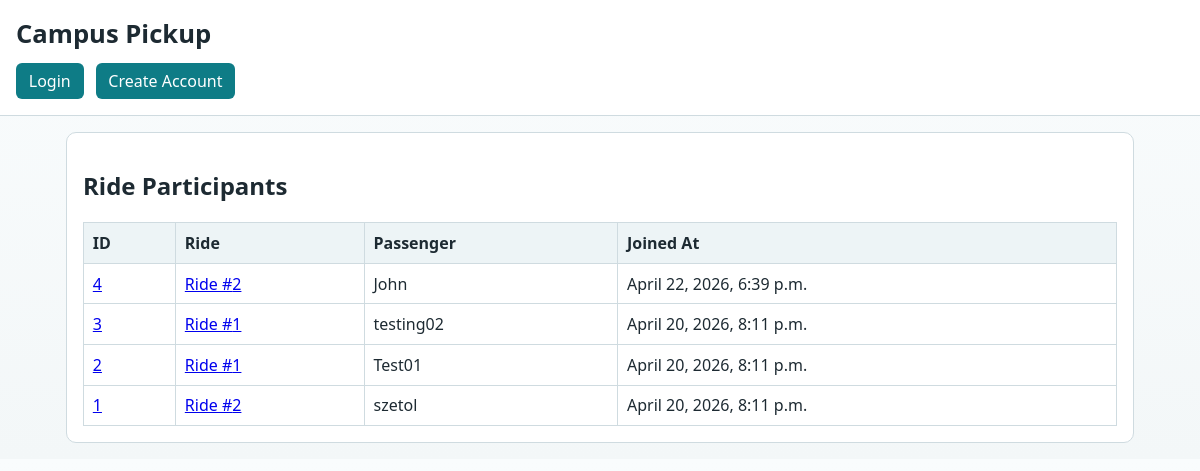
Page /campus_pickup/participants/ on the committed database.
### campus_pickup/models.py (models this page shows, shortened)
class RideParticipant(models.Model):
    ride = models.ForeignKey(Ride, on_delete=models.CASCADE)
    passenger = models.ForeignKey(Profile, on_delete=models.CASCADE)
    joined_at = models.DateTimeField(auto_now_add=True)

class Ride(models.Model):
    REQUEST_TYPES = [
        ("reservation", "Reservation"),
        ("realtime", "Real-Time"),
    ]
    STATUS_CHOICES = [
        ("open", "Open"),
        ("accepted", "Accepted"),
        ("full", "Full"),
        ("completed", "Completed"),
        ("cancelled", "Cancelled"),
    ]
    creator = models.ForeignKey(
        Profile,
        on_delete=models.CASCADE,
        related_name="created_rides"
    )
    driver = models.ForeignKey(
        Profile,
        on_delete=models.SET_NULL,
        null=True,
        blank=True,
        related_name="driving_rides"
    )
    pickup_location = models.TextField(blank=False)
    destination = models.TextField(blank=False)
    pickup_time = models.DateTimeField()
    request_type = models.CharField(max_length=20, choices=REQUEST_TYPES)
    status = models.CharField(
        max_length=20,
        choices=STATUS_CHOICES,
        default="open"
    )
    seat_capacity = models.IntegerField(default=4)
    created_at = models.DateTimeField(auto_now_add=True)

class Profile(models.Model):
    user = models.ForeignKey(User, on_delete=models.CASCADE)
    display_name = models.TextField(blank=False)
    bio_text = models.TextField(blank=True)
    profile_image_url = models.ImageField(
        "profile image",
        upload_to="campus_pickup/profile_images/",
        blank=True,
    )
    join_date = models.DateTimeField(auto_now_add=True)

### campus_pickup/views.py (the view)
# urls.py: path("participants/", views.RideParticipantListView.as_view(), name="participant_list"),
class RideParticipantListView(ListView):
    model = RideParticipant
    template_name = "campus_pickup/participant_list.html"
    context_object_name = "participants"
    def get_queryset(self):
        return RideParticipant.objects.select_related("ride", "passenger").order_by("-joined_at")

### campus_pickup/templates/campus_pickup/participant_list.html
{% extends "campus_pickup/base.html" %}
{% block content %}
<section class="panel">
    <h2>Ride Participants</h2>
    <table>
        <thead>
            <tr>
                <th>ID</th>
                <th>Ride</th>
                <th>Passenger</th>
                <th>Joined At</th>
            </tr>
        </thead>
        <tbody>
            {% for p in participants %}
            <tr>
                <td><a href="{% url 'campus_pickup:participant_detail' p.pk %}">{{ p.id }}</a></td>
                <td><a href="{% url 'campus_pickup:ride_detail' p.ride.pk %}">Ride #{{ p.ride.pk }}</a></td>
                <td>{{ p.passenger.display_name }}</td>
                <td>{{ p.joined_at }}</td>
            </tr>
            {% empty %}
            <tr>
                <td colspan="4">No ride participants found.</td>
            </tr>
            {% endfor %}
        </tbody>
    </table>
</section>
{% endblock %}

### static/styles/campus_pickup.css (style rules this page uses)
:root { --bg: #f3f7f8; --surface: #ffffff; --border: #cfdbe0; --text: #1d2a32; --accent: #0e7c86; --accent-dark: #0a5960; }
* { box-sizing: border-box; }
body { margin: 0; padding: 0; background: linear-gradient(180deg, #f9fcfd 0%, var(--bg) 100%); color: var(--text); font-family: "Trebuchet MS", "Segoe UI", Tahoma, sans-serif; }
.panel { background: var(--surface); border: 1px solid var(--border); border-radius: 10px; padding: 1rem; margin-bottom: 1rem; }
table { width: 100%; border-collapse: collapse; }
th, td { border: 1px solid var(--border); padding: 0.55rem; text-align: left; vertical-align: top; }
th { background: #edf4f6; }

### rows in the picture
RideParticipant: id "4", ride.pk "2", passenger.display_name "John", joined_at "April 22, 2026, 6:39 p.m."
RideParticipant: id "3", ride.pk "1", passenger.display_name "testing02", joined_at "April 20, 2026, 8:11 p.m."
RideParticipant: id "2", ride.pk "1", passenger.display_name "Test01", joined_at "April 20, 2026, 8:11 p.m."
RideParticipant: id "1", ride.pk "2", passenger.display_name "szetol", joined_at "April 20, 2026, 8:11 p.m."
